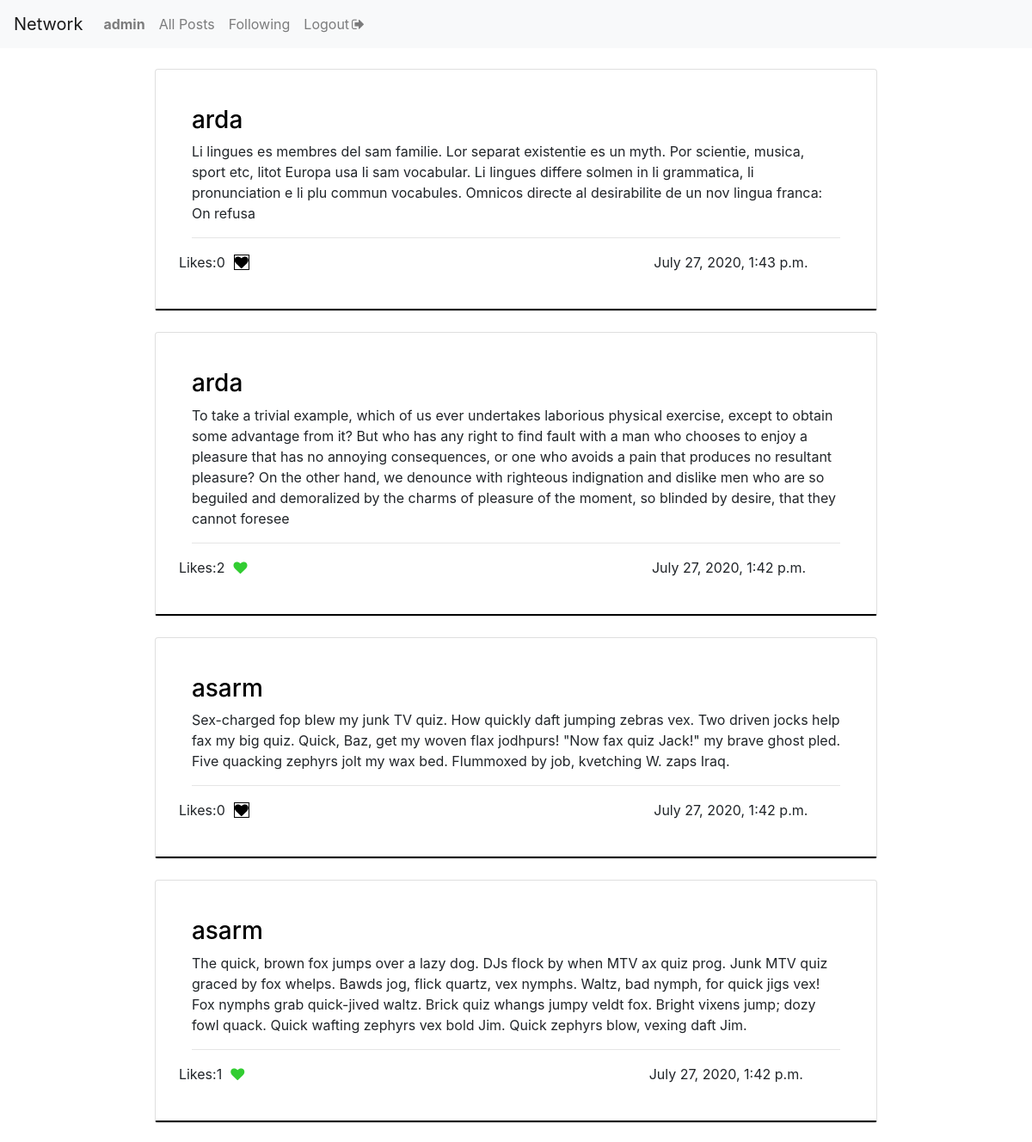
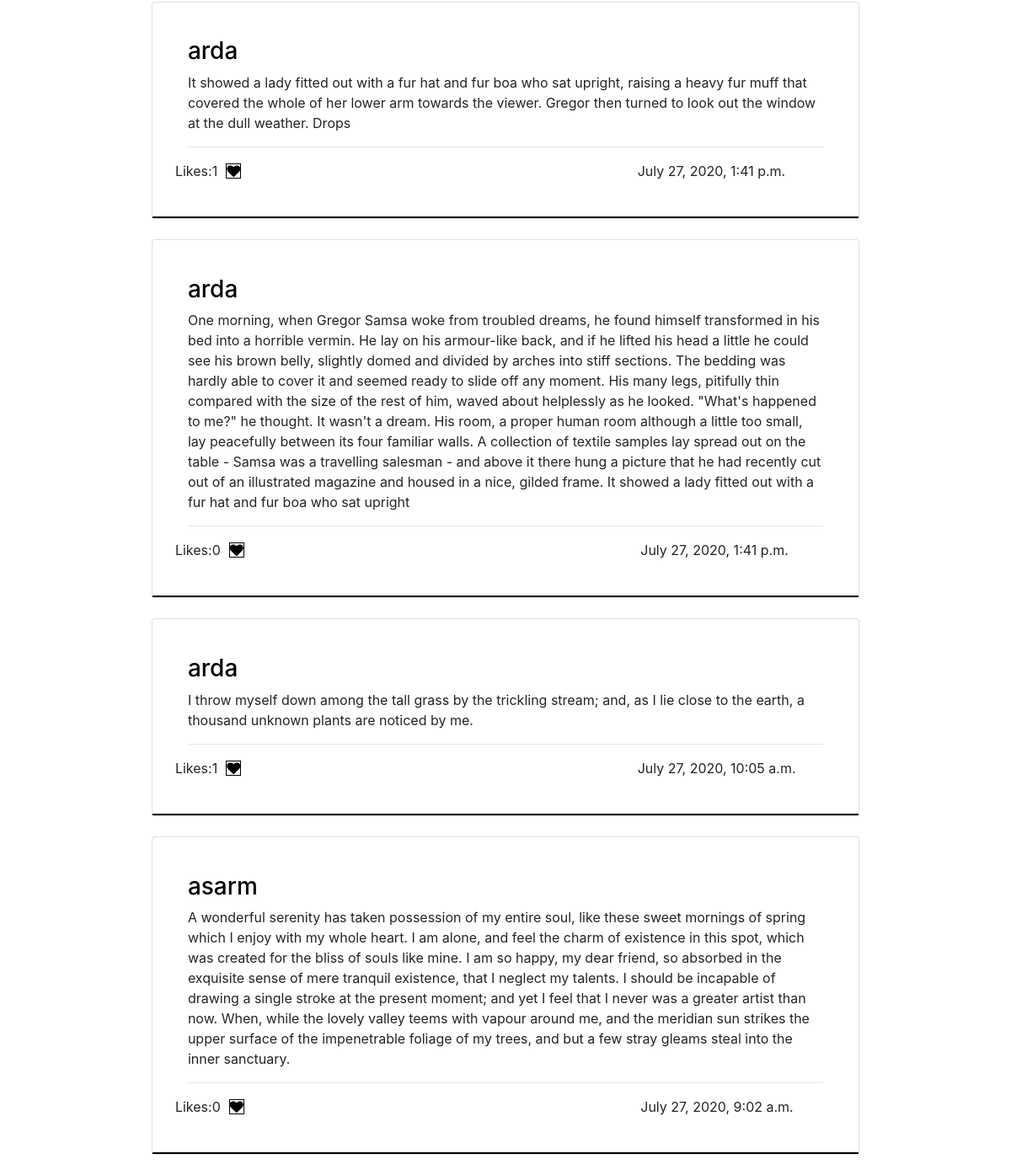
/followings (signed in), run on the app's committed database (2 pictures, top to bottom).
### network/models.py (models this page shows, shortened)
class User(AbstractUser):
    pass

class Post(models.Model):
    user = models.ForeignKey('User',on_delete=models.CASCADE,related_name='author')
    date = models.DateTimeField(auto_now_add=True)
    liked = models.ManyToManyField('User',blank=True,related_name='post_likes')
    content = models.CharField(max_length=300)

### network/views.py (the view, shortened to what this page needs)
# urls.py: path("followings", views.following_view, name="followings"),
def following_view(request):
    username = request.user.username
    current_user = get_object_or_404(User, username=username)
    try:
        following_list= Profile.objects.filter(follower=current_user)
    except:
        return render(request,'network/empty_follow_list.html')
    else:
        posts = Post.objects.all().order_by('-date')
        listed_posts = []
        for post in posts:
            for follower in following_list:
                if post.user.username in follower.target_user.username:
                    listed_posts.append(post)
    return render(request,'network/following.html',{'posts':listed_posts})

### network/templates/network/following.html (shortened to what this page needs)
{% extends "network/layout.html" %}
{% block body %}
    {% for post in posts %}
 <div class="card" style="margin: 0 auto;margin-top: 2%;width: 70%;margin-bottom: 2%;">
  <div class="card-body" style="border-bottom: 2px solid black;padding: 5%">
      <h3><a style="color: black" href="{% url 'profile' post.user.username %}">{{ post.user.username }}</a></h3>
        {{post.content}}
      <hr>
  <div class="row">
        <div>Likes:<span id="liked{{post.id}}">{{post.liked.all.count}}</span></div>
                          {% if request.user in post.liked.all %}
                              <a class="likebutton" href="#" data-catid="{{ post.id }}" id="{{post.id}}" data-total="{{post.liked.all.count}}"  data-value="Unlike" value="submit"><i class="fa fa-heart" id="heart{{post.id}}" style="color:limegreen;margin-left: 10px"></i></a>
                          {% else %}
                              <a class="likebutton" href="#" data-catid="{{ post.id }}" id="{{post.id}}" data-total="{{post.liked.all.count}}"  data-value="Like" value="submit"><i class="fa fa-heart" id="heart{{post.id}}" style="color:black;border: 1px solid;margin-left: 10px"></i></a>
                          {% endif %}
        <div style="text-align: end;margin-left: 60%">{{ post.date }}</div>
  </div>
  </div>
</div>
    {% endfor %}
{% endblock %}

### network/templates/network/layout.html (shortened to what this page needs)
{% load static %}
<!DOCTYPE html>
<html lang="en">
    <head>
        <link rel="stylesheet" href="https://stackpath.bootstrapcdn.com/bootstrap/4.4.1/css/bootstrap.min.css">
        <link rel="stylesheet" href="https://cdnjs.cloudflare.com/ajax/libs/font-awesome/4.7.0/css/font-awesome.min.css">
        <link href="{% static 'network/styles.css' %}" rel="stylesheet">
    </head>
    <body>
        <nav class="navbar navbar-expand-lg navbar-light bg-light">
            <a class="navbar-brand" href="{% url 'index' %}">Network</a>
            <div>
              <ul class="navbar-nav mr-auto">
                {% if user.is_authenticated %}
                    <li class="nav-item">
                        <a class="nav-link" href="{% url 'profile' user.username %}"><strong>{{ user.username }}</strong></a>
                    </li>
                {% endif %}
                <li class="nav-item">
                  <a class="nav-link" href="{% url 'index' %}">All Posts</a>
                </li>
                {% if user.is_authenticated %}
                    <li class="nav-item">
                        <a class="nav-link" href="{% url 'followings' %}">Following</a>
                    </li>
                <li class="nav-item">
                     <a class="nav-link" title="Log Out" href="{% url 'logout' %}">Logout<i style="margin-left: 3px" class="fa fa-sign-out"></i></a>
                </li>
                {% endif %}
              </ul>
            </div>
          </nav>
        <div class="body">
            {% block body %}
            {% endblock %}
        </div>
    </body>
        </html>

### data on the page
User: username "admin"
Post: user.username "arda", content "Li lingues es membres del sam familie. Lor separat existentie es un myth. Por scientie, musica, sport etc, litot Europa usa li sam vocabular. Li lingues differe solmen in li grammatica, li pronunciation e li plu commun vocabules. Omnicos directe al desirabilite de un nov lingua franca: On refusa", liked.all.count "0", date "July 27, 2020, 1:43 p.m."
Post: user.username "arda", content "To take a trivial example, which of us ever undertakes laborious physical exercise, except to obtain some advantage from it? But who has any right to find fault with a man who chooses to enjoy a pleasure that has no annoying consequences, or one who avoids a pain that produces no resultant pleasure? On the other hand, we denounce with righteous indignation and dislike men who are so beguiled and demoralized by the charms of pleasure of the moment, so blinded by desire, that they cannot foresee", liked.all.count "2", date "July 27, 2020, 1:42 p.m."
Post: user.username "asarm", content "Sex-charged fop blew my junk TV quiz. How quickly daft jumping zebras vex. Two driven jocks help fax my big quiz. Quick, Baz, get my woven flax jodhpurs! \"Now fax quiz Jack!\" my brave ghost pled. Five quacking zephyrs jolt my wax bed. Flummoxed by job, kvetching W. zaps Iraq.", liked.all.count "0", date "July 27, 2020, 1:42 p.m."
Post: user.username "asarm", content "The quick, brown fox jumps over a lazy dog. DJs flock by when MTV ax quiz prog. Junk MTV quiz graced by fox whelps. Bawds jog, flick quartz, vex nymphs. Waltz, bad nymph, for quick jigs vex! Fox nymphs grab quick-jived waltz. Brick quiz whangs jumpy veldt fox. Bright vixens jump; dozy fowl quack. Quick wafting zephyrs vex bold Jim. Quick zephyrs blow, vexing daft Jim.", liked.all.count "1", date "July 27, 2020, 1:42 p.m."
Post: user.username "arda", content "It showed a lady fitted out with a fur hat and fur boa who sat upright, raising a heavy fur muff that covered the whole of her lower arm towards the viewer. Gregor then turned to look out the window at the dull weather. Drops", liked.all.count "1", date "July 27, 2020, 1:41 p.m."
Post: user.username "arda", content "One morning, when Gregor Samsa woke from troubled dreams, he found himself transformed in his bed into a horrible vermin. He lay on his armour-like back, and if he lifted his head a little he could see his brown belly, slightly domed and divided by arches into stiff sections. The bedding was hardly able to cover it and seemed ready to slide off any moment. His many legs, pitifully thin compared with the size of the rest of him, waved about helplessly as he looked. \"What's happened to me?\" he thought. It wasn't a dream. His room, a proper human room although a little too small, lay peacefully between its four familiar walls. A collection of textile samples lay spread out on the table - Samsa…", liked.all.count "0", date "July 27, 2020, 1:41 p.m."
Post: user.username "arda", content "I throw myself down among the tall grass by the trickling stream; and, as I lie close to the earth, a thousand unknown plants are noticed by me.", liked.all.count "1", date "July 27, 2020, 10:05 a.m."
Post: user.username "asarm", content "A wonderful serenity has taken possession of my entire soul, like these sweet mornings of spring which I enjoy with my whole heart. I am alone, and feel the charm of existence in this spot, which was created for the bliss of souls like mine. I am so happy, my dear friend, so absorbed in the exquisite sense of mere tranquil existence, that I neglect my talents. I should be incapable of drawing a single stroke at the present moment; and yet I feel that I never was a greater artist than now. When, while the lovely valley teems with vapour around me, and the meridian sun strikes the upper surface of the impenetrable foliage of my trees, and but a few stray gleams steal into the inner sanctuary.", liked.all.count "0", date "July 27, 2020, 9:02 a.m."
